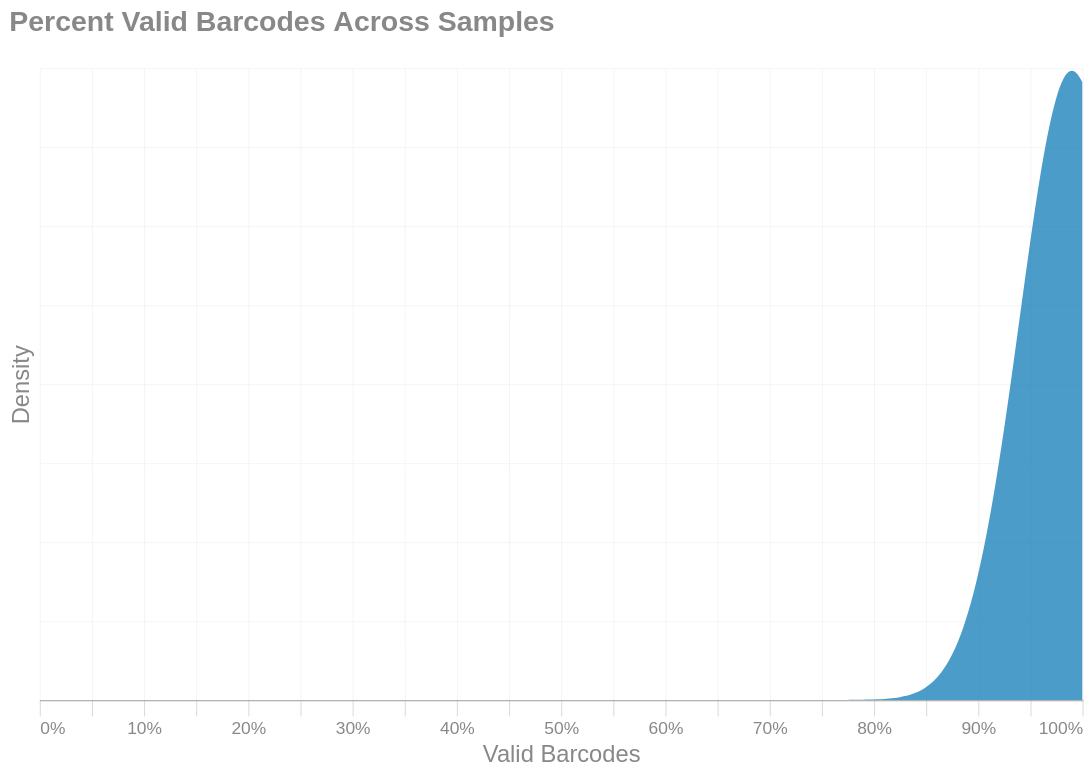

Source (notebook cell):
### Code cell
#| label: eCvx29p8dep4zf4_validplot
with SafeRender(percdata):
    (
        alt.Chart(percdata)
        .transform_density(
            'Valid',
            as_=['Valid Barcodes', 'density'],
            extent=[0,1],
            bandwidth=0.05
        )
        .mark_area(opacity = 1, line=False, interpolate="basis")
        .encode(
            x=alt.X("Valid Barcodes:Q").axis(format='%'),
            y=alt.Y('density:Q').title("Density").axis(labels=False),
            tooltip = [
                alt.Tooltip("Valid Barcodes:Q", bin=True, title="Percent Valid", format = ".0%")
            ]
        )
        .properties(
            title='Percent Valid Barcodes Across Samples',
            usermeta={'embedOptions': {'downloadFileName': 'valid.barcodes.percent'}}
        )
    ).display()

### Figure 1 — Vega-Lite specification as saved in the notebook (floating-point values rounded to 4 significant figures; data arrays with more than 128 entries replaced by an {"elided": "..."} marker saying what was removed)
{"width": "container", "height": 400, "config": {"title": {"anchor": "start", "dy": -15, "fontSize": 18, "color": "#888888", "subtitleColor": "#888888", "subtitleFontSize": 14}, "arc": {"fill": "#0072B2"}, "axis": {"domainColor": "#888888", "domainWidth": 0.5, "gridWidth": 0.2, "grid": false, "titleFontWeight": 400, "titleFontSize": 15, "labelFontSize": 11, "labelColor": "#888888", "tickColor": "#888888", "tickWidth": 0.2, "titleColor": "#888888"}, "axisBand": {"grid": false}, "axisX": {"grid": true, "tickSize": 10, "domainCap": "round"}, "axisY": {"domain": false, "grid": true, "tickSize": 0, "domainCap": "round"}, "background": "transparent", "header": {"labelFontSize": 15, "labelColor": "#888888", "titleFontSize": 15, "titleFontWeight": 600, "titleColor": "#888888"}, "legend": {"labelFont": "sans-serif", "labelFontSize": 12, "labelColor": "#888888", "symbolSize": 100, "symbolType": "circle", "titleFontSize": 12, "titlePadding": 10, "titleColor": "#888888", "title": null}, "range": {"category": ["#E69F00", "#56B4E9", "#009E73", "#F0E442", "#0072B2", "#D55E00", "#CC79A7", "#000000"], "diverging": ["#cfe8f3", "#a2d4ec", "#73bfe2", "#46abdb", "#1696d2", "#12719e"]}, "area": {"fill": "#0072B2", "fillOpacity": 0.7, "line": true, "strokeOpacity": 0.7}, "line": {"color": "#0072B2", "stroke": "#0072B2", "strokeWidth": 2}, "trail": {"color": "#0072B2", "stroke": "#0072B2", "strokeWidth": 0, "size": 1}, "point": {"filled": true, "fillOpacity": 1.0, "size": 95}, "text": {"color": "#888888", "fontSize": 11, "align": "right", "fontWeight": 400, "size": 11}, "bar": {"fill": "#0072B2", "stroke": null}, "view": {"stroke": null, "continuousWidth": 660, "continuousHeight": 400}}, "data": {"name": "data-bd5ab8f55549410764ba5f68f7e7da14"}, "mark": {"type": "area", "interpolate": "basis", "line": false, "opacity": 1}, "encoding": {"tooltip": [{"bin": true, "field": "Valid Barcodes", "format": ".0%", "title": "Percent Valid", "type": "quantitative"}], "x": {"axis": {"format": "%"}, "field": "Valid Barcodes", "type": "quantitative"}, "y": {"axis": {"labels": false}, "field": "density", "title": "Density", "type": "quantitative"}}, "title": "Percent Valid Barcodes Across Samples", "transform": [{"density": "Valid", "bandwidth": 0.05, "extent": [0, 1], "as": ["Valid Barcodes", "density"]}], "usermeta": {"embedOptions": {"downloadFileName": "valid.barcodes.percent"}}, "$schema": "https://vega.github.io/schema/vega-lite/v6.4.1.json", "datasets": {"data-bd5ab8f55549410764ba5f68f7e7da14": {"elided": "192 records"}}}
